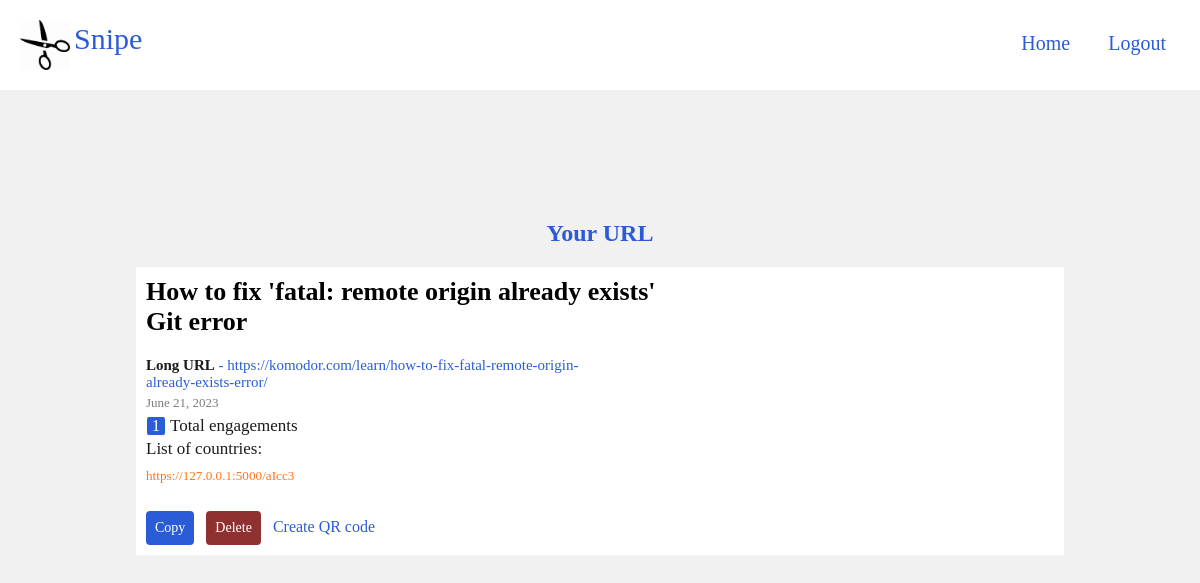
The page /view/2/ (signed in) on the database its author committed.
### models.py (models this page shows, shortened)
class Url(db.Model):
    __tablename__  = 'urls'
    id = db.Column(db.Integer(), primary_key=True)
    url = db.Column(db.String(512))
    short_url = db.Column(db.String(5), unique=True)
    custom_url = db.Column(db.String(50), unique=False)
    qr_code_url = db.Column(db.String(300), nullable=True, unique=False)
    url_title = db.Column(db.String(900), nullable=True, unique=False)
    clicks = db.Column(db.Integer(), default=0)
    date_created = db.Column(db.DateTime(), default=datetime.now)
    user_id = db.Column(db.String(), db.ForeignKey('users.id'))
    @classmethod
    def get_by_id(cls, id):
        url = db.session.get(Url, id)
        return url

### views.py (the view)
@snipe.route('/view/<int:id>/', methods=["GET", "POST"])
@login_required
@limiter.limit("5 per minute")
@cache.cached(timeout=50)
def get_url_by_id(id):
    url = Url.get_by_id(id)
    return render_template('view_url.html', url=url)

### auth.py (called while the page is built)
@login_manager.user_loader
def user_loader(id):
    return User.query.get(int(id))

### templates/view_url.html (shortened to what this page needs)
{% extends 'base.html' %}
{% block body %}
<nav class="navbar">
        <img src="../static/images/pngwing.com.png">
        <div class="logo">Snipe</div>
          <ul class="nav-links">
            <div class="menu">
              {% if current_user.is_authenticated %}
              <li><a href="{{ url_for('snipe.home') }}">Home</a></li>
              <li><a href="{{ url_for('auth.logout') }}">Logout</a></li>
              {%  else %}
              <li><a href="{{ url_for('auth.signup') }}">Sign up</a></li>
              <li><a href="{{ url_for('auth.login') }}">Login</a></li>
              {% endif %}
          </div>
          </ul>
      </nav>
    <section class="hero" style="padding: 0px 20px;">
        <center>
          <h1 class="description2">Your URL</h1>
        </center>
        {% if current_user.is_authenticated %}
        {% if url %}
          {% if url.user_id == current_user.email %}
          <div class="card" style="border-bottom: 0px;">
            <a href="{{ url.url }}" style="color: black; text-decoration: none;" >
                <h1 class="card-text" style="color: black; text-decoration: none; font-size: 26px;">{{ url.url_title }}</h1>
            </a>
            <h5 style="color: #2b5cd8; font-size: 15px; font-weight: lighter; margin-bottom: 4px; width: 50%; word-wrap:break-word;"><strong style="color: #1b1b1b;">Long URL</strong> - {{url.url}}</h5>
            <h5 class="date_created">{{ url.date_created.strftime('%B %d, %Y') }}</h5>
            <h5 class="card-title"  style="font-weight: lighter;">
              <div class="engagements">
                <p class="engagement-clicks" id="engagement-{{ url.id }}" style="font-weight: lighter;">{{ url.clicks }}</p>
              </div> Total engagements
            </h5>
            <h5 class="card-title" style="font-weight: lighter; margin-top: 3px;">
              List of countries:
            </h5>
            {% if url.custom_url %}
                <a href="{{ url.url }}" id="url_click" style="color: #ff7518; font-size: 55%; margin-top: 5px; font-weight: lighter;">
                <p class="short-url-history" style="font-weight: lighter;">{{ url.custom_url }}</a></p>
            {% else %}
                <a href="{{ url.url }}" id="url_click" style="color: #ff7518; font-size: 55%; margin-top: 5px; font-weight: lighter;">
                <p class="short-url-history" style="font-weight: lighter;">{{ url.short_url }}</a></p>
            {% endif %}
            <button id="copy-btn" class="copy-btn2" data-clipboard-target="#new_url">Copy</button>
                <a href="/delete/{{ url.id }}"><button id="delete-btn" class="delete-btn2">Delete</button></a>
                <a href="{{ url_for('snipe.generate_qr_code_url', id=url.id) }}" class="qrcode_create"><p class="qrcode_click">Create QR code</p></a>
          {% endif %}
        {% endif %}
        {% endif %}
    </section>
{% endblock %}

### static/css/home.css (style rules this page uses)
* { margin: 0; padding: 0; box-sizing: border-box; padding-top: 0%; font-family: Trebuchet MS; }
a { text-decoration: none; color: #1b1b1b; }
li { list-style: none; }
ul { display: inline; }
.nav-links a { color: #2b5cd8; }
.logo { display: inline; font-size: 30px; font-family: cursive; color: #2b5cd8; margin-top: 20px; width: 30%; }
.menu { display: flex; gap: 0.5em; font-size: 20px; margin-right: auto; margin-left: auto; margin-top: 7px; float: right; }
.menu li { padding: 5px 14px; }
* { box-sizing: border-box; }
body { font-family: Arial; background: #f1f1f1; }
.navbar { justify-content: space-between; margin-top: 0; padding: 20px; width: 100%; position: fixed; min-height: 10px; position: relative; background-color: white; margin-bottom: 120px; }
.navbar img { display: inline-block; vertical-align: middle; background: none; width: 50px; }
.description2 { font-size: 100%; padding-top: 10px; margin-bottom: 20px; color: #2b5cd8; }
section.hero { padding: 100px 20px; color: #1b1b1b; font-size: 24px; width: 100%; margin: auto; }
.card { width: 80%; padding: 10px; border-radius: 0px; background-color: white; margin: auto; border-color: #fefefe; border-bottom: 0.5px solid; }
.card-title { margin-top: 0; font-size: 17px; }
.card-text { word-wrap:break-word; margin-bottom: 20px; font-size: 32px; width: 60%; }
.date_created { color: #7d7c7c; margin-top: 0px; font-size: 13px; font-weight: lighter; }
.copy-btn2 { background-color: #2b5cd8; color: white; align-items: center; justify-content: center; font-size: 14px; border: #2b5cd8 solid; border-radius: 4px; padding: 6px; margin-left: 0px; margin-right: 6px; margin-top: 10px; display: inline; transition-duration: 0.2s; }
.delete-btn2 { background-color: #8f3131; color: white; align-items: center; justify-content: center; font-size: 14px; border: #8f3131 solid; border-radius: 4px; padding: 6px; margin-left: 0px; margin-right: 6px; margin-top: 10px; display: inline; transition-duration: 0.2s; }
.short-url-history { margin-bottom: 15px; font-weight: lighter; }
.engagements { display: inline-block; background-color: #2b5cd8; color: white; justify-content: center; font-size: 16px; text-align: center; font-weight: lighter; border: 1px solid; border-radius: 3px; width: 20px; margin-top: 5px; align-items: center; }
.engagement-clicks { margin: auto; font-weight: lighter; }
.qrcode_click { display: inline; font-size: 16px; }
.qrcode_create { color: #2b5cd8; }

### rows shown on the page
Url: url_title "How to fix 'fatal: remote origin already exists' Git error", url "https://komodor.com/learn/how-to-fix-fatal-remote-origin-already-exists-error/", date_created "June 21, 2023", clicks "1", short_url "https://127.0.0.1:5000/aIcc3"
